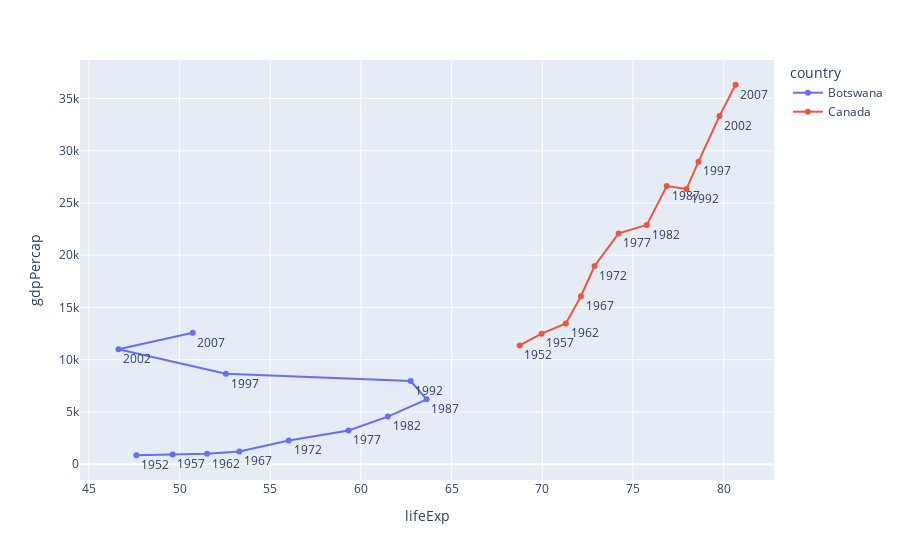

Notebook code for this chart:
### Code cell
import plotly.express as px

df = px.data.gapminder().query("country in ['Canada', 'Botswana']")

fig = px.line(df, x="lifeExp", y="gdpPercap", color="country", text="year")
fig.update_traces(textposition="bottom right")
fig.show('json')
fig.show()

### Figure 1 — Plotly figure (JSON) as saved in the notebook; plotly's stock layout.template omitted (floating-point values rounded to 4 significant figures)
{"data": [{"hovertemplate": "country=Botswana<br>lifeExp=%{x}<br>gdpPercap=%{y}<br>year=%{text}<extra></extra>", "legendgroup": "Botswana", "line": {"color": "#636efa", "dash": "solid"}, "marker": {"symbol": "circle"}, "mode": "lines+markers+text", "name": "Botswana", "orientation": "v", "showlegend": true, "text": [1952, 1957, 1962, 1967, 1972, 1977, 1982, 1987, 1992, 1997, 2002, 2007], "textposition": "bottom right", "type": "scatter", "x": [47.62, 49.62, 51.52, 53.3, 56.02, 59.32, 61.48, 63.62, 62.74, 52.56, 46.63, 50.73], "xaxis": "x", "y": [851.2, 918.2, 983.7, 1215.0, 2264.0, 3215.0, 4551.0, 6206.0, 7954.0, 8647.0, 11000.0, 12570.0], "yaxis": "y"}, {"hovertemplate": "country=Canada<br>lifeExp=%{x}<br>gdpPercap=%{y}<br>year=%{text}<extra></extra>", "legendgroup": "Canada", "line": {"color": "#EF553B", "dash": "solid"}, "marker": {"symbol": "circle"}, "mode": "lines+markers+text", "name": "Canada", "orientation": "v", "showlegend": true, "text": [1952, 1957, 1962, 1967, 1972, 1977, 1982, 1987, 1992, 1997, 2002, 2007], "textposition": "bottom right", "type": "scatter", "x": [68.75, 69.96, 71.3, 72.13, 72.88, 74.21, 75.76, 76.86, 77.95, 78.61, 79.77, 80.65], "xaxis": "x", "y": [11370.0, 12490.0, 13460.0, 16080.0, 18970.0, 22090.0, 22900.0, 26630.0, 26340.0, 28950.0, 33330.0, 36320.0], "yaxis": "y"}], "layout": {"autosize": true, "legend": {"title": {"text": "country"}, "tracegroupgap": 0}, "margin": {"t": 60}, "xaxis": {"anchor": "y", "autorange": true, "domain": [0, 1], "range": [44.62, 82.67], "title": {"text": "lifeExp"}, "type": "linear"}, "yaxis": {"anchor": "x", "autorange": true, "domain": [0, 1], "range": [-1895.0, 39070.0], "title": {"text": "gdpPercap"}, "type": "linear"}}}
